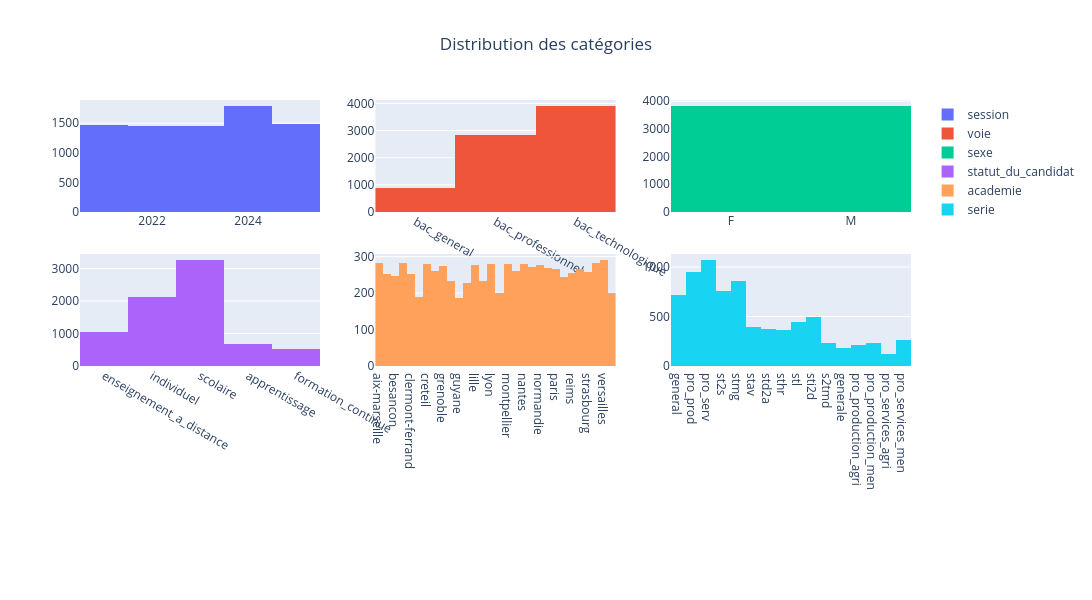

Notebook code for this chart:
### Markdown cell above
### Distribution des colonnes catégorielles

### Code cell
cat_distribution = make_subplots(rows=3, cols=3)
row = 1
col = 1
for column in categorical_column:           
    cat_distribution.add_trace(go.Histogram(x=df[column], name=column),row=row, col=col)
    col += 1 
    if col >3:
        row += 1 
        col =1

cat_distribution.update_layout(title= dict(text='Distribution des catégories', x=0.5))
cat_distribution.update_layout(autosize=False, width=1500, height=600)
cat_distribution.show()

### Figure 1 — Plotly figure (JSON) as saved in the notebook; plotly's stock layout.template omitted (floating-point values rounded to 4 significant figures; data arrays with more than 128 entries replaced by an {"elided": "..."} marker saying what was removed)
{"data": [{"name": "session", "type": "histogram", "x": {"elided": "7664 int values"}, "xaxis": "x", "yaxis": "y"}, {"name": "voie", "type": "histogram", "x": {"elided": "7664 str values"}, "xaxis": "x2", "yaxis": "y2"}, {"name": "sexe", "type": "histogram", "x": {"elided": "7664 str values"}, "xaxis": "x3", "yaxis": "y3"}, {"name": "statut_du_candidat", "type": "histogram", "x": {"elided": "7664 str values"}, "xaxis": "x4", "yaxis": "y4"}, {"name": "academie", "type": "histogram", "x": {"elided": "7664 str values"}, "xaxis": "x5", "yaxis": "y5"}, {"name": "serie", "type": "histogram", "x": {"elided": "7664 str values"}, "xaxis": "x6", "yaxis": "y6"}], "layout": {"autosize": false, "height": 600, "title": {"text": "Distribution des catégories", "x": 0.5}, "width": 1500, "xaxis": {"anchor": "y", "domain": [0, 0.2889]}, "xaxis2": {"anchor": "y2", "domain": [0.3556, 0.6444]}, "xaxis3": {"anchor": "y3", "domain": [0.7111, 1]}, "xaxis4": {"anchor": "y4", "domain": [0, 0.2889]}, "xaxis5": {"anchor": "y5", "domain": [0.3556, 0.6444]}, "xaxis6": {"anchor": "y6", "domain": [0.7111, 1]}, "xaxis7": {"anchor": "y7", "domain": [0, 0.2889]}, "xaxis8": {"anchor": "y8", "domain": [0.3556, 0.6444]}, "xaxis9": {"anchor": "y9", "domain": [0.7111, 1]}, "yaxis": {"anchor": "x", "domain": [0.7333, 1]}, "yaxis2": {"anchor": "x2", "domain": [0.7333, 1]}, "yaxis3": {"anchor": "x3", "domain": [0.7333, 1]}, "yaxis4": {"anchor": "x4", "domain": [0.3667, 0.6333]}, "yaxis5": {"anchor": "x5", "domain": [0.3667, 0.6333]}, "yaxis6": {"anchor": "x6", "domain": [0.3667, 0.6333]}, "yaxis7": {"anchor": "x7", "domain": [0, 0.2667]}, "yaxis8": {"anchor": "x8", "domain": [0, 0.2667]}, "yaxis9": {"anchor": "x9", "domain": [0, 0.2667]}}}
